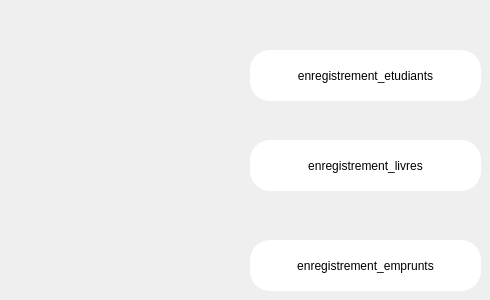
      <widget class="QWidget" name="enregistrement">
       <widget class="QPushButton" name="enregistre_etud">
        <property name="geometry">
         <rect>
          <x>250</x>
          <y>50</y>
          <width>231</width>
          <height>51</height>
         </rect>
        </property>
        <property name="styleSheet">
         <string notr="true">font: 12pt &quot;Palatino Linotype&quot;;
background-color: rgb(255,255, 255);
border-radius:20px;</string>
        </property>
        <property name="text">
         <string>enregistrement_etudiants</string>
        </property>
       </widget>
       <widget class="QPushButton" name="enregistre_livre">
        <property name="geometry">
         <rect>
          <x>250</x>
          <y>140</y>
          <width>231</width>
          <height>51</height>
         </rect>
        </property>
        <property name="styleSheet">
         <string notr="true">font: 12pt &quot;Palatino Linotype&quot;;
background-color: rgb(255, 255, 255);
border-radius:20px;</string>
        </property>
        <property name="text">
         <string>enregistrement_livres</string>
        </property>
       </widget>
       <widget class="QPushButton" name="enregistre_emprunt">
        <property name="geometry">
         <rect>
          <x>250</x>
          <y>240</y>
          <width>231</width>
          <height>51</height>
         </rect>
        </property>
        <property name="styleSheet">
         <string notr="true">font: 12pt &quot;Palatino Linotype&quot;;
background-color: rgb(255, 255, 255);
border-radius:20px;</string>
        </property>
        <property name="text">
         <string>enregistrement_emprunts</string>
        </property>
       </widget>
      </widget>
